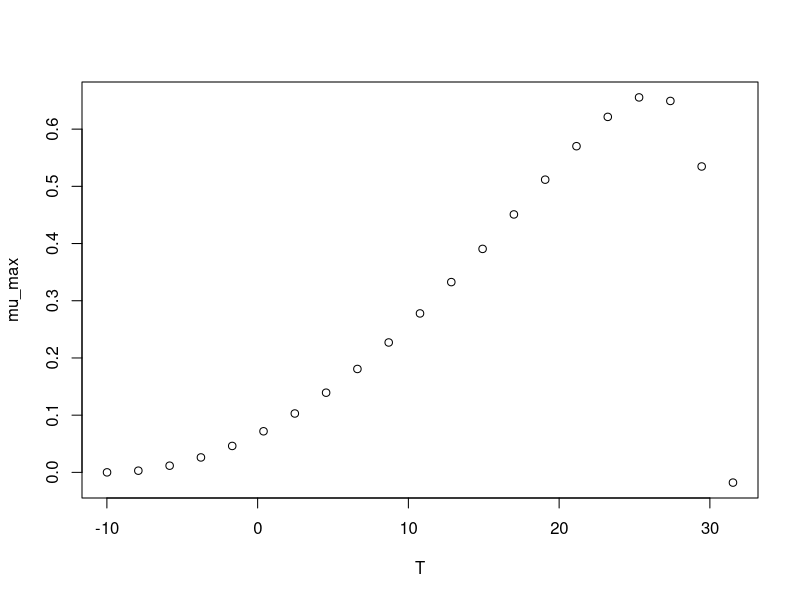

Reproduce this figure in R.
#############################
# start of Parameter script
#############################
T <- seq(-9.99000999000999,31.5315,length.out=21)
#############################
# end of Parameter script
#############################
############################# 
# start of Model script Gropin ID 369 
#############################
 
# constant coefficients for this model
 
variables <- data.frame(T)
argumentsPar <- expand.grid(variables)
 
# heart of the model
response_surface <- function(T) {
   mumax <-(6.6*(10^-1)*(T-31.5)*((T+10)^2))/((26.2+10)*((26.2+10)*(T-26.2)-(26.2-31.5)*(26.2-10-2*T)))

return(mumax=mumax)
} 

# output parameters
mumax <- cbind(argumentsPar,response_surface(argumentsPar['T']))
colnames(mumax) <- c(colnames(argumentsPar),'mumax')
#############################
# End of Model script
#############################
############################# 
# start of Visualisation script Gropin ID 369 
#############################
plot(T,mumax$mumax,
                          xlab='T',
                          ylab='mu_max')
#############################
# End of Visualisation script
#############################
